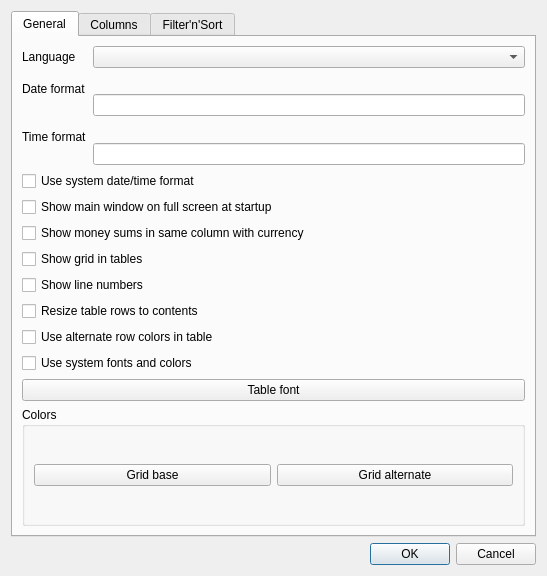
<?xml version="1.0" encoding="UTF-8"?>
<ui version="4.0">
 <class>SettingsDialog</class>
 <widget class="QDialog" name="SettingsDialog">
  <property name="geometry">
   <rect>
    <x>0</x>
    <y>0</y>
    <width>547</width>
    <height>576</height>
   </rect>
  </property>
  <property name="windowTitle">
   <string>Settings</string>
  </property>
  <layout class="QVBoxLayout" name="verticalLayout_2">
   <item>
    <widget class="QTabWidget" name="tabWidget">
     <property name="currentIndex">
      <number>0</number>
     </property>
     <widget class="QWidget" name="tabGeneral">
      <attribute name="title">
       <string>General</string>
      </attribute>
      <layout class="QVBoxLayout" name="verticalLayout">
       <item>
        <layout class="QGridLayout" name="gridLayout_2">
         <item row="0" column="0">
          <widget class="QLabel" name="lbLanguage">
           <property name="text">
            <string>Language</string>
           </property>
          </widget>
         </item>
         <item row="0" column="1">
          <widget class="QComboBox" name="cbLanguage"/>
         </item>
         <item row="1" column="0">
          <widget class="QLabel" name="lbDateFormat">
           <property name="text">
            <string>Date format</string>
           </property>
          </widget>
         </item>
         <item row="1" column="1" rowspan="2">
          <widget class="QLineEdit" name="leDateFormat"/>
         </item>
         <item row="2" column="0" rowspan="2">
          <widget class="QLabel" name="lbTimeFormat">
           <property name="text">
            <string>Time format</string>
           </property>
          </widget>
         </item>
         <item row="3" column="1">
          <widget class="QLineEdit" name="leTimeFormat"/>
         </item>
        </layout>
       </item>
       <item>
        <widget class="QCheckBox" name="cbUseSystemDateTimeFormat">
         <property name="text">
          <string>Use system date/time format</string>
         </property>
        </widget>
       </item>
       <item>
        <widget class="QCheckBox" name="cbFullScreenMode">
         <property name="text">
          <string>Show main window on full screen at startup</string>
         </property>
        </widget>
       </item>
       <item>
        <widget class="QCheckBox" name="cbShowSumsWithCurrency">
         <property name="text">
          <string>Show money sums in same column with currency</string>
         </property>
        </widget>
       </item>
       <item>
        <widget class="QCheckBox" name="cbShowTableGrid">
         <property name="text">
          <string>Show grid in tables</string>
         </property>
        </widget>
       </item>
       <item>
        <widget class="QCheckBox" name="cbShowLineNumbers">
         <property name="text">
          <string>Show line numbers</string>
         </property>
        </widget>
       </item>
       <item>
        <widget class="QCheckBox" name="cbResizeTableRowsToContents">
         <property name="text">
          <string>Resize table rows to contents</string>
         </property>
        </widget>
       </item>
       <item>
        <widget class="QCheckBox" name="cbUseTableAlternateColors">
         <property name="text">
          <string>Use alternate row colors in table</string>
         </property>
        </widget>
       </item>
       <item>
        <widget class="QCheckBox" name="cbUseSystemFontsAndColors">
         <property name="text">
          <string>Use system fonts and colors</string>
         </property>
        </widget>
       </item>
       <item>
        <widget class="QPushButton" name="btnTableFont">
         <property name="text">
          <string>Table font</string>
         </property>
        </widget>
       </item>
       <item>
        <widget class="QGroupBox" name="gbColors">
         <property name="title">
          <string>Colors</string>
         </property>
         <layout class="QHBoxLayout" name="horizontalLayout_4">
          <item>
           <widget class="QPushButton" name="btnGridColor1">
            <property name="text">
             <string>Grid base</string>
            </property>
           </widget>
          </item>
          <item>
           <widget class="QPushButton" name="btnGridColor2">
            <property name="text">
             <string>Grid alternate</string>
            </property>
           </widget>
          </item>
         </layout>
        </widget>
       </item>
      </layout>
     </widget>
     <widget class="QWidget" name="tabColumns">
      <attribute name="title">
       <string>Columns</string>
      </attribute>
      <layout class="QVBoxLayout" name="vlayColumns">
       <item>
        <layout class="QHBoxLayout" name="horizontalLayout">
         <item>
          <widget class="QLabel" name="lbTableNames">
           <property name="text">
            <string>Table</string>
           </property>
          </widget>
         </item>
         <item>
          <widget class="QComboBox" name="cbTableNames">
           <property name="sizePolicy">
            <sizepolicy hsizetype="Expanding" vsizetype="Fixed">
             <horstretch>0</horstretch>
             <verstretch>0</verstretch>
            </sizepolicy>
           </property>
          </widget>
         </item>
        </layout>
       </item>
       <item>
        <layout class="QGridLayout" name="gridLayout">
         <item row="0" column="2">
          <widget class="QLabel" name="lbAvailableColumns">
           <property name="text">
            <string>Available</string>
           </property>
          </widget>
         </item>
         <item row="1" column="0">
          <widget class="QListWidget" name="lwVisibleColumns">
           <property name="selectionMode">
            <enum>QAbstractItemView::MultiSelection</enum>
           </property>
          </widget>
         </item>
         <item row="1" column="1">
          <layout class="QVBoxLayout" name="verticalLayout_3">
           <item>
            <widget class="QToolButton" name="btnAddCol">
             <property name="text">
              <string notr="true">&lt;</string>
             </property>
            </widget>
           </item>
           <item>
            <widget class="QToolButton" name="btnDelCol">
             <property name="text">
              <string notr="true">&gt;</string>
             </property>
            </widget>
           </item>
           <item>
            <widget class="QToolButton" name="btnUpCol">
             <property name="text">
              <string notr="true">Ʌ</string>
             </property>
            </widget>
           </item>
           <item>
            <widget class="QToolButton" name="btnDownCol">
             <property name="text">
              <string notr="true">V</string>
             </property>
            </widget>
           </item>
           <item>
            <spacer name="verticalSpacer">
             <property name="orientation">
              <enum>Qt::Vertical</enum>
             </property>
             <property name="sizeHint" stdset="0">
              <size>
               <width>20</width>
               <height>40</height>
              </size>
             </property>
            </spacer>
           </item>
          </layout>
         </item>
         <item row="0" column="0">
          <widget class="QLabel" name="lbVisibleColumns">
           <property name="text">
            <string>Visible</string>
           </property>
          </widget>
         </item>
         <item row="1" column="2">
          <widget class="QListWidget" name="lwAvailableColumns">
           <property name="selectionMode">
            <enum>QAbstractItemView::MultiSelection</enum>
           </property>
          </widget>
         </item>
        </layout>
       </item>
       <item>
        <widget class="QPushButton" name="btnResetColumnToDefaults">
         <property name="text">
          <string>Reset to defaults</string>
         </property>
        </widget>
       </item>
      </layout>
     </widget>
     <widget class="QWidget" name="tabFilter">
      <attribute name="title">
       <string>Filter'n'Sort</string>
      </attribute>
      <layout class="QVBoxLayout" name="verticalLayout_5">
       <item>
        <widget class="QCheckBox" name="cbApplyQuickFilterImmediately">
         <property name="text">
          <string>Apply quick filter immediately</string>
         </property>
        </widget>
       </item>
       <item>
        <widget class="QGroupBox" name="gbFilterDatesOnStartup">
         <property name="title">
          <string>At Startup</string>
         </property>
         <layout class="QVBoxLayout" name="verticalLayout_4">
          <item>
           <widget class="QRadioButton" name="rbShowAllRecords">
            <property name="text">
             <string>Show all records</string>
            </property>
            <attribute name="buttonGroup">
             <string notr="true">bgFilterDatesOnStartup</string>
            </attribute>
           </widget>
          </item>
          <item>
           <widget class="QRadioButton" name="rbRestorePrevRange">
            <property name="text">
             <string>Restore previous date range</string>
            </property>
            <attribute name="buttonGroup">
             <string notr="true">bgFilterDatesOnStartup</string>
            </attribute>
           </widget>
          </item>
          <item>
           <layout class="QHBoxLayout" name="horizontalLayout_2">
            <item>
             <widget class="QRadioButton" name="rbShowLastNMonths">
              <property name="text">
               <string>Show last</string>
              </property>
              <attribute name="buttonGroup">
               <string notr="true">bgFilterDatesOnStartup</string>
              </attribute>
             </widget>
            </item>
            <item>
             <widget class="QSpinBox" name="sbMonthsInFilter">
              <property name="minimum">
               <number>1</number>
              </property>
              <property name="maximum">
               <number>2400</number>
              </property>
              <property name="value">
               <number>12</number>
              </property>
             </widget>
            </item>
            <item>
             <widget class="QLabel" name="lbShowLastNMonths">
              <property name="text">
               <string>months</string>
              </property>
             </widget>
            </item>
           </layout>
          </item>
         </layout>
        </widget>
       </item>
       <item>
        <widget class="QCheckBox" name="cbSaveCategoriesInFilter">
         <property name="text">
          <string>Save categories in filter</string>
         </property>
        </widget>
       </item>
       <item>
        <widget class="QCheckBox" name="cbEnableSorting">
         <property name="text">
          <string>Enable sorting</string>
         </property>
        </widget>
       </item>
       <item>
        <spacer name="verticalSpacer_2">
         <property name="orientation">
          <enum>Qt::Vertical</enum>
         </property>
         <property name="sizeHint" stdset="0">
          <size>
           <width>20</width>
           <height>241</height>
          </size>
         </property>
        </spacer>
       </item>
      </layout>
     </widget>
    </widget>
   </item>
   <item>
    <widget class="QDialogButtonBox" name="buttonBox">
     <property name="orientation">
      <enum>Qt::Horizontal</enum>
     </property>
     <property name="standardButtons">
      <set>QDialogButtonBox::Cancel|QDialogButtonBox::Ok</set>
     </property>
    </widget>
   </item>
  </layout>
 </widget>
 <resources/>
 <connections>
  <connection>
   <sender>buttonBox</sender>
   <signal>accepted()</signal>
   <receiver>SettingsDialog</receiver>
   <slot>accept()</slot>
   <hints>
    <hint type="sourcelabel">
     <x>257</x>
     <y>290</y>
    </hint>
    <hint type="destinationlabel">
     <x>157</x>
     <y>274</y>
    </hint>
   </hints>
  </connection>
  <connection>
   <sender>buttonBox</sender>
   <signal>rejected()</signal>
   <receiver>SettingsDialog</receiver>
   <slot>reject()</slot>
   <hints>
    <hint type="sourcelabel">
     <x>325</x>
     <y>290</y>
    </hint>
    <hint type="destinationlabel">
     <x>286</x>
     <y>274</y>
    </hint>
   </hints>
  </connection>
 </connections>
 <buttongroups>
  <buttongroup name="bgFilterDatesOnStartup"/>
 </buttongroups>
</ui>
